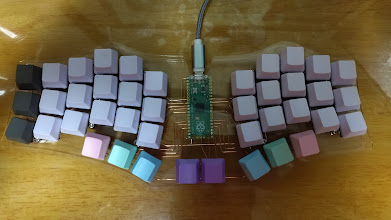
#> input picture opencv/sample01.jpg, 391 x 220 px
$ python keymap_generator.py sample01.jpg
#> lines starting #> are read from the running program, lines starting #| are printed output that depends on the picture
from math import floor
import math
import cv2
import numpy as np
import matplotlib.pyplot as plt
import json
import sys


img_path = sys.argv[1]
json_path = "keymap.json"
# 画像ファイルの読込み
img = cv2.imread(img_path)
#> img is the input picture: shape (220, 391, 3); mean B, G, R 68.8, 97.1, 110.4
if type(img).__module__ != np.__name__:
	print("image loading failed.")
	sys.exit()
height, width, channels = img.shape[:3]
#> height = 220; width = 391; channels = 3

# 画像をグレースケールにする
gray = cv2.cvtColor(img, cv2.COLOR_BGR2GRAY)
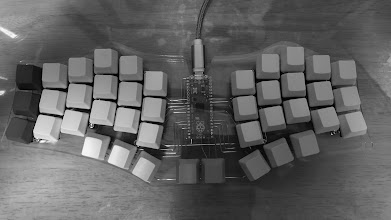
#> gray: shape (220, 391); min 0, max 254, mean 97.9

dst = cv2.bitwise_not(gray)
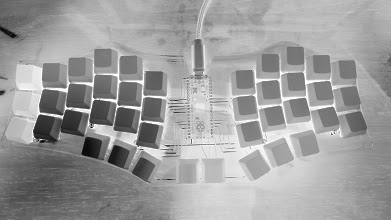
#> dst: shape (220, 391); min 1, max 255, mean 157.1

contours, _ = cv2.findContours(dst, cv2.RETR_LIST, cv2.CHAIN_APPROX_SIMPLE)
#> contours = [[[0, 0], [0, 219], [390, 219], [390, 0]]]

# pt0-> pt1およびpt0-> pt2からの
# ベクトル間の角度の余弦(コサイン)を算出
def angle(pt1, pt2, pt0) -> float:
    dx1 = float(pt1[0,0] - pt0[0,0])
    dy1 = float(pt1[0,1] - pt0[0,1])
    dx2 = float(pt2[0,0] - pt0[0,0])
    dy2 = float(pt2[0,1] - pt0[0,1])
    v = math.sqrt((dx1*dx1 + dy1*dy1)*(dx2*dx2 + dy2*dy2) )
    return (dx1*dx2 + dy1*dy2)/ v

stock = []

for cnt in contours[::-1]:
	# 輪郭線の長さを計算
	arclen = cv2.arcLength(cnt, True)
	# 輪郭線の近似
	approx = cv2.approxPolyDP(cnt, 0.01 * arclen, True)
	# 何角形かを見てみる
	if approx.shape[0] == 4 and cv2.isContourConvex(approx):
		#print("4 です")
		#print(approx)
		maxCosine = 0

		for j in range(2, 5):
			# 辺間の角度の最大コサインを算出
			cosine = abs(angle(approx[j%4], approx[j-2], approx[j-1]))
			maxCosine = max(maxCosine, cosine)

		if maxCosine < 0.1:
			xy = np.mean(approx, axis=0) / width * 10
			#print(xy[0])
			can_appended = True
			for s in stock:
				##print(math.dist(s, xy[0]))
				if math.dist(s["xy"], xy[0]) < 0.5:
					can_appended = False
			if can_appended:
				stock.append({"xy": xy[0], "home": False})
					#print(type(ap[0]))
					#print(len(ap[0]))
	elif approx.shape[0] > 10 and cv2.isContourConvex(approx):
		xy = np.mean(approx, axis=0) / width * 10
		can_appended = True
		for s in stock:
			##print(math.dist(s, xy[0]))
			if math.dist(s["xy"], xy[0]) < 0.5:
				can_appended = False
		if can_appended:
			stock.append({"xy": xy[0], "home": True})
#> this loop made 1 pass
#> (arclen, approx) on pass 1: (1218, [[0, 0], [0, 219], [390, 219], [390, 0]])
#> after the loop, stock = 1 item

res = []
max_y = 0
abc = list("abcdefghijklmnopqrstuvwxyz")
for i, s in enumerate(stock):
	c = ""
	if i < len(abc):
		c = abc[i]
	res.append({
		"x": round(s["xy"][0], 2),
		"y": round(s["xy"][1], 2),
		"home": s["home"],
		"key": c})
	if max_y < round(s["xy"][1], 2):
		max_y = round(s["xy"][1], 2)
#> this loop made 1 pass
#> (s, c, max_y) on pass 1: ({'xy': [4.99, 2.8], 'home': False}, 'a', 2.8)
#> after the loop, max_y = 2.8; res = 1 item

print(str(len(res)) + "keys detected!")
#| 1keys detected!
width = int(input("layout width (integer, unit = mm): "))
#> the answer given: 100
height = int(input("layout height (integer, unit = mm): "))
#> the answer given: 100
res = {"width": width, "height": height, "max_y": max_y, "keys": res}
with open(json_path, 'w') as f:
    json.dump(res, f, indent=4)

print("keymap saved at \""+json_path+"\"")
